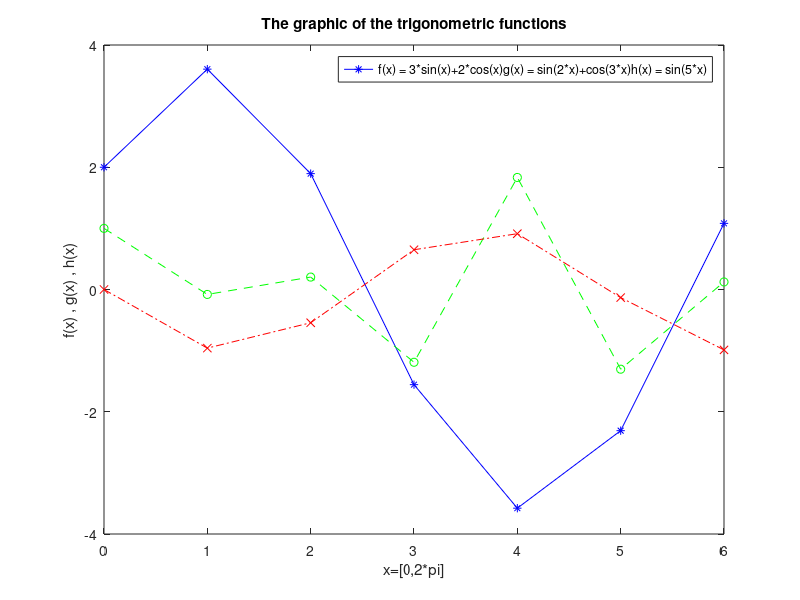

This figure's MATLAB source:
x=0:2*pi;
plot(x,3*sin(x)+2*cos(x),'b-*', ...
    x,sin(2*x)+cos(3*x),'g--o', ...
    x,sin(5*x),'r-.x');
xlabel('x=[0,2*pi]');
ylabel('f(x) , g(x) , h(x)');
title('The graphic of the trigonometric functions');
legend(['f(x) = 3*sin(x)+2*cos(x)' , ...
    'g(x) = sin(2*x)+cos(3*x)' , ...
    'h(x) = sin(5*x)']);